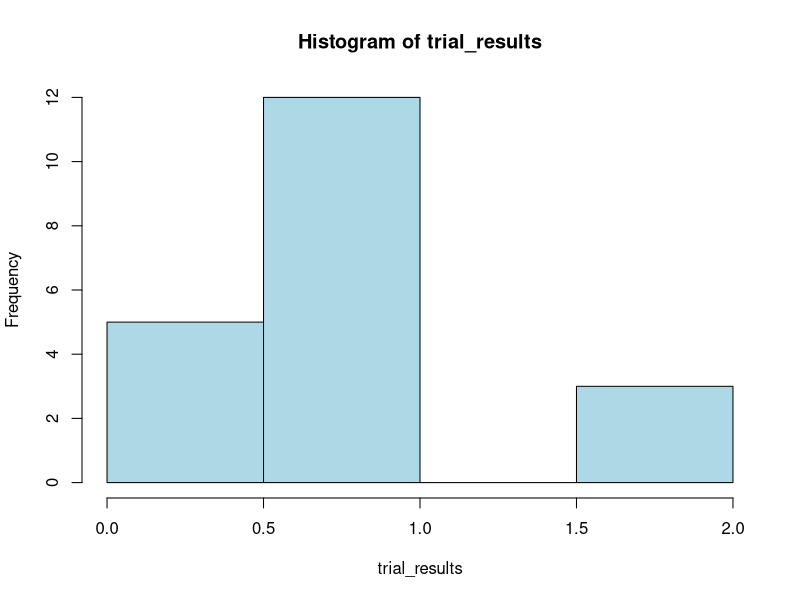

The R source for this figure:
## ---- chunk 1
knitr::opts_chunk$set(echo = TRUE)
## ---- chunk 2
library(ggplot2)
## ---- chunk 3
trial_results <- c(1, 2, 1, 1, 1, 0, 1, 1, 1, 1, 2, 1, 0, 1, 0, 1, 0, 0, 2, 1)
coin_tosses <- data.frame("Trial" = 1:20, "Number_of_Heads" = trial_results)
cat("The data generated, formatted in a table, looks like:")
knitr::kable(coin_tosses, "simple")
## ---- chunk 4
outcomes <- as.data.frame(table(trial_results))
names(outcomes)[1] <- "Number_of_heads"
outcomes
## ---- chunk 5
coin_mean <- mean(trial_results)
coin_mean
## ---- chunk 6
x2_mean <- mean(c(1, 4, 1, 1, 1, 0, 1, 1, 1, 1, 4, 1, 0, 1, 0, 1, 0, 0, 4, 1))
x2_mean
## ---- chunk 7
mean_squared <- coin_mean^2
mean_squared
## ---- chunk 8
coin_variance <- x2_mean - mean_squared 
cat("The variance is:", coin_variance)
## ---- chunk 9
hist(trial_results, breaks=3, col="lightblue")
